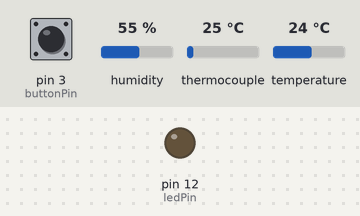
A sketch run on a simulated Arduino Uno, built with avr-gcc and run on an emulated ATmega328P. On the bench: output pins drawn as LEDs (lit = HIGH). The test bench sets the inputs (shaded band); at power-on: pin 3 (buttonPin) LOW, humidity 55 %, thermocouple 25 °C, temperature 24 °C. What the sketch prints to the serial monitor is not drawn.

Above: at 2.2 s.
2.3 s: pin 3 (buttonPin) pulled HIGH for 0.15 s
Timing chart, 0 to 5.3 s (numbered marks = the images above; inputs shaded):
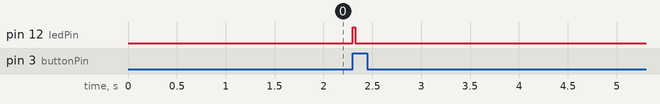

Measured:
- after the input at 2.3 s, pin 12 (ledPin): LOW → HIGH at once, → LOW 0.02 s later

The sketch:

izizione_dati_temperatura_e_millis_con_Max6675_e_DHT11_con_P.ino
```cpp
/*Obbiettivo progetto: acquisire Temp da DHT11 e Temp termocoppia una volta ogni volta che il pulsante è premuto.
scrivere su seriale i valori di tempo trascorso, Temp termocoopia, Temp DHT11 in formato csv.*/
#include "max6675.h"
#include "DHT.h"
#define DHTPIN 9
#define DHTTYPE DHT11
DHT dht(DHTPIN, DHTTYPE);

int counter=0;
int last_state=0;

int buttonPin= 3;
int ledPin = 12;
int thermoDO = 6;
int thermoCS = 5;
int thermoCLK = 4;

MAX6675 thermocouple(thermoCLK, thermoCS, thermoDO);

void setup() {
  Serial.begin(9600);
  Serial.println(" millis, Max6675 e DHT11 ");
  dht.begin();

  // use Arduino pins
  pinMode(buttonPin, INPUT);
  pinMode(ledPin, OUTPUT);

  // wait for MAX chip to stabilize
  delay(1000);
}

void loop() {

  // Read temperature as Celsius (the default)
  float temp_DHT11 = 0;
  float temp_Termocoppia = 0;
  unsigned long now = millis();
  int button_state = digitalRead(buttonPin);

  if(button_state == HIGH && button_state != last_state)
  {
    digitalWrite(ledPin, HIGH);
    temp_DHT11 = dht.readTemperature();
    temp_Termocoppia = thermocouple.readCelsius();
    Serial.print(now/1000);
    Serial.print(" , ");
    Serial.print(temp_Termocoppia);
    Serial.print(" , ");
    Serial.println(temp_DHT11);
    digitalWrite(ledPin, LOW);
  }

  last_state = button_state;
  delay(1);
}
```
